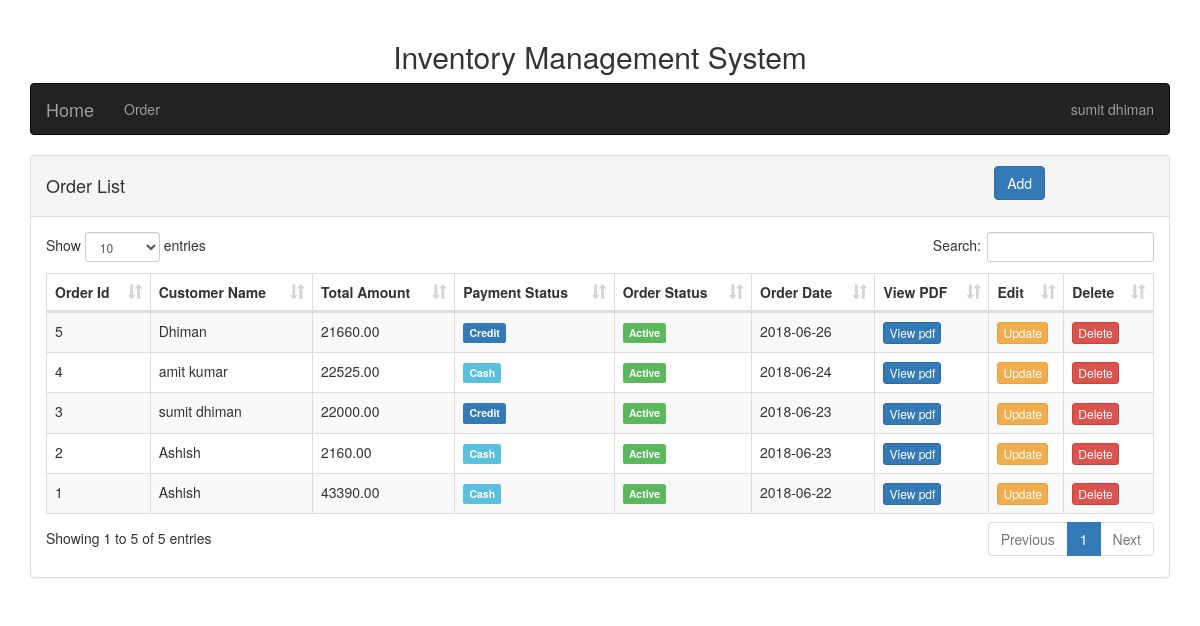
/order.php (signed in), run on the app's committed database.
### tables this page shows
CREATE TABLE IF NOT EXISTS `inventory_order` (
  `iny_order_id` int(11) NOT NULL AUTO_INCREMENT,
  `usr_id` int(11) NOT NULL,
  `iny_order_total` double(10,2) NOT NULL,
  `iny_order_date` date NOT NULL,
  `iny_order_name` varchar(100) NOT NULL,
  `iny_order_address` text NOT NULL,
  `payment_status` enum('cash','credit') NOT NULL,
  `iny_order_status` enum('active','inactive') NOT NULL,
  `iny_order_create_date` date NOT NULL,
  PRIMARY KEY (`iny_order_id`),
  KEY `usr_id` (`usr_id`)
);

### function.php (called while the page is built, shortened)
<?php
function get_user($connect,$usr_id)
{
    $qry = "select * from user_details where usr_status = 'active' and usr_id ='".$usr_id."'";
    $statement = $connect->prepare($qry);
    $statement->execute();
    $result = $statement->fetchAll();
    $output = "";
    foreach ($result as $row)
    {
        $output.=$row['usr_name'];
    }
    return $output;
}
?>

### order.php (the view, shortened to what this page needs)
<?php
include 'connection.php';
include 'function.php';
include 'header.php';
?>
<div class="row">
    <div class="col-lg-12">
        <div class="panel panel-default">
            <div class="panel-heading">
                <div class="row">
                <div class="col-md-10"><h4>Order List</h4></div>
                <div class="col-md-2" >
                    <button type="button" name="add" id="add_button" class="btn btn-primary" data-toggle="modal" data-target="#order_modal"> Add </button>
                </div>
                </div>
            </div>
            <div class="panel-body">
                <div class="row">
                    <div class="col-md-12 table-responsive">
                        <table class="table table-bordered table-striped" id="order_data">
                            <thead>
                                <tr>
                                    <th>Order Id</th>
                                    <th>Customer Name</th>
                                    <th>Total Amount</th>
                                    <th>Payment Status</th>
                                    <th>Order Status</th>
                                    <th>Order Date</th>
                                    <th>View PDF</th>
                                    <th>Edit</th>
                                    <th>Delete</th>
                                </tr>
                            </thead>
                            <tbody>
                                <?php
                                $qry = "select * from inventory_order order by iny_order_id desc";
                                $statement = $connect->prepare($qry);
                                $statement->execute();
                                $result = $statement->fetchAll(PDO::FETCH_ASSOC);
                                $status = '';
                                $payment_status = '';
                                foreach ($result as $row)
                                {
                                    if($row['iny_order_status'] == 'active')
                                    {
                                        $status = '<span class="label label-success">Active</span>';
                                    }
                                    else
                                    {
                                        $status = '<span class="label label-danger">Inactive</span>';
                                    }
                                    if($row['payment_status'] == 'cash')
                                    {
                                        $payment_status = '<span class="label label-info">Cash</span>';
                                    }
                                    else
                                    {
                                        $payment_status = '<span class="label label-primary">Credit</span>';
                                    }
                                    echo '<tr>';
                                    echo '<td>'.$row['iny_order_id'].'</td>';
                                    echo '<td>'.get_user($connect,$row['usr_id']).'</td>';
                                    echo '<td>'.$row['iny_order_total'].'</td>';
                                    echo '<td>'.$payment_status.'</td>';
                                    echo '<td>'.$status.'</td>';
                                    echo '<td>'.$row['iny_order_create_date'].'</td>';
                                    echo '<td><a href="view_order.php?order_id='.$row['iny_order_id'].'&pdf=pdf" class="btn btn-primary btn-xs">View pdf</a></td>';
                                    echo '<td><button type=button name=update id='.$row['iny_order_id'].' class="btn btn-warning btn-xs update">Update</button></td>';
                                    echo '<td><button type="button" name="delete" class="btn btn-danger btn-xs delete" data-status='.$row['iny_order_status'].' id='.$row["iny_order_id"].'>Delete</button></td>';
                                    echo '</tr>';
                                    }
                                ?>
                            </tbody>
                        </table>
                    </div>
                </div>
            </div>
        </div>
    </div>
</div>
<?php  include 'footer.php';   ?>

### header.php (shortened to what this page needs)
<!DOCTYPE html>
<html>
    <head>
        <link href="bootstrap/css/bootstrap.css"  rel="stylesheet" />
        <link href="bootstrap/datatable/css/dataTables.bootstrap.css" rel="stylesheet" />
    </head>
    <body>
       <br />
       <div class="container">
           <h2 align="center">Inventory Management System</h2>
           <nav class="navbar navbar-inverse">
               <div class="container-fluid">
                   <div class="navbar-header">
                       <a href="index.php" class="navbar-brand">Home</a>
                   </div>
                   <ul class="nav navbar-nav">
                        <li><a href="order.php">Order</a></li>
                   </ul>
                   <ul class="nav navbar-nav navbar-right">
                       <li class="dropdown">
                           <a href="#" class="dropdown-toggle" data-toggle="dropdown">
                               <?php echo $_SESSION["user_name"]; ?>
                           </a>
                       </li>
                   </ul>
               </div>
           </nav>

### footer.php
        </div>
    </body>
</html>

### data on the page
inventory_order: iny_order_id "5", usr_id "Dhiman", iny_order_total "21660.00", payment_status "Credit", iny_order_status "Active", iny_order_create_date "2018-06-26"
inventory_order: iny_order_id "4", usr_id "amit kumar", iny_order_total "22525.00", payment_status "Cash", iny_order_status "Active", iny_order_create_date "2018-06-24"
inventory_order: iny_order_id "3", usr_id "sumit dhiman", iny_order_total "22000.00", payment_status "Credit", iny_order_status "Active", iny_order_create_date "2018-06-23"
inventory_order: iny_order_id "2", usr_id "Ashish", iny_order_total "2160.00", payment_status "Cash", iny_order_status "Active", iny_order_create_date "2018-06-23"
inventory_order: iny_order_id "1", usr_id "Ashish", iny_order_total "43390.00", payment_status "Cash", iny_order_status "Active", iny_order_create_date "2018-06-22"

### other printed values
$_SESSION["user_name"] "sumit dhiman"
